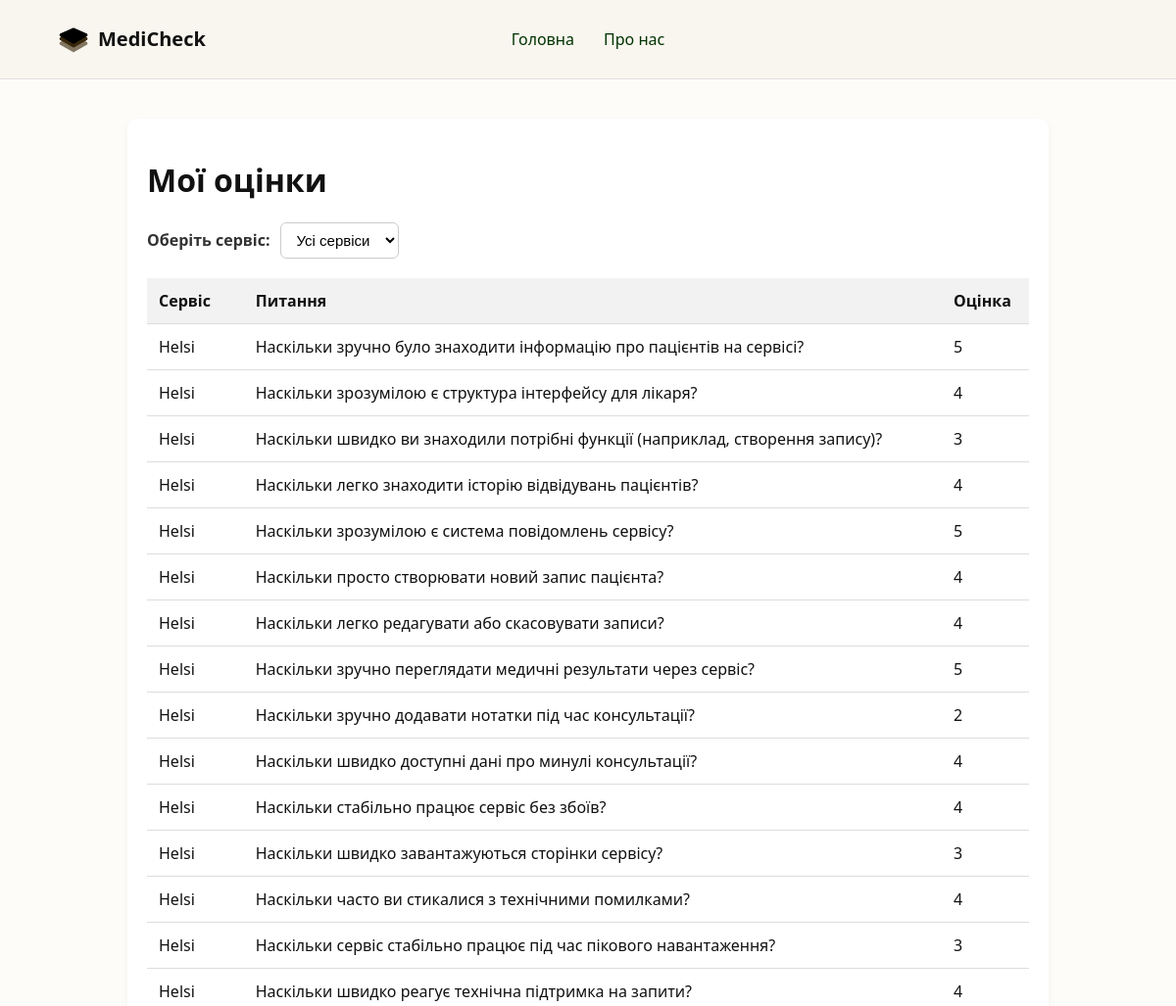
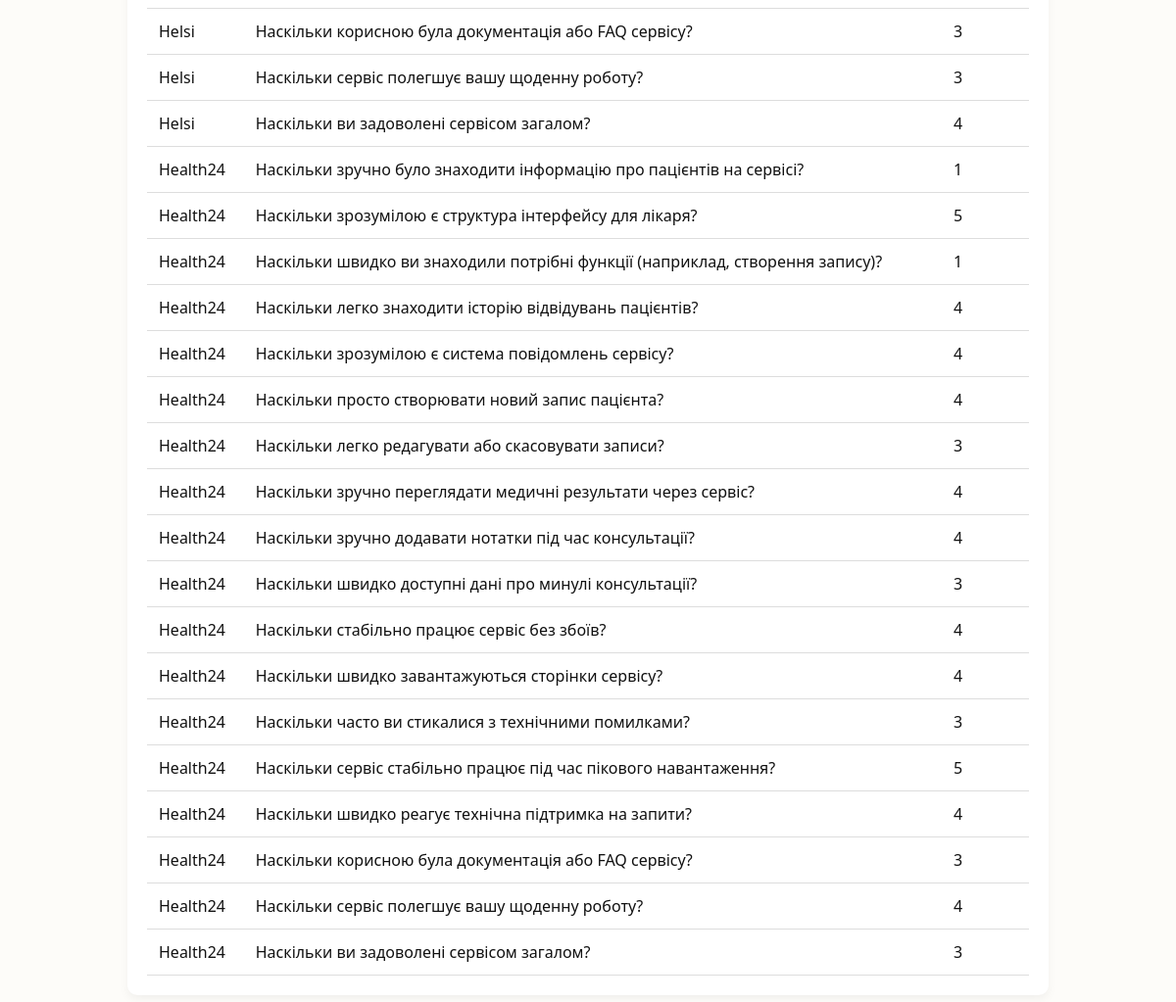
The app's page /patient/ratings/ (signed in) with its own data (2 pictures, top to bottom).
### app/models.py (models this page shows, shortened)
class SurveyAnswer(models.Model):
    user = models.ForeignKey(User, on_delete=models.CASCADE)
    service = models.ForeignKey(MedicalService, on_delete=models.CASCADE)
    question = models.ForeignKey(SurveyQuestion, on_delete=models.CASCADE)
    rating = models.PositiveSmallIntegerField()  # 1-5
    submitted_at = models.DateTimeField(auto_now_add=True)

class MedicalService(models.Model):
    name = models.CharField(max_length=100)
    slug = models.SlugField(unique=True)

class SurveyQuestion(models.Model):
    ROLE_CHOICES = [
        ('patient', 'Пацієнт'),
        ('doctor', 'Лікар'),
    ]
    CATEGORY_CHOICES = [
        ('interface', 'Доступність та зручність інтерфейсу'),
        ('mobile', 'Мобільна адаптація'),
        ('speed', 'Швидкодія та стабільність'),
        ('booking', 'Запис на прийом'),
        ('trust', 'Довіра та безпека'),
        ('general', 'Загальне враження'),
    ]
    text = models.TextField()
    for_role = models.CharField(max_length=10, choices=ROLE_CHOICES)
    category = models.CharField(
        max_length=30,
        choices=CATEGORY_CHOICES,
        default='general'  # 👈 важливо, інакше база зламаєтьс
        )

### app/views.py (the view)
# urls.py: path('patient/ratings/', views.patient_ratings, name='patient_ratings'),
@login_required
def patient_ratings(request):
    user = request.user
    selected_service = request.GET.get('service')
    all_services = SurveyAnswer.objects.filter(user=user).values_list('service__name', flat=True).distinct()
    ratings = SurveyAnswer.objects.filter(user=user).select_related('question', 'service')
    if selected_service:
        ratings = ratings.filter(service__name=selected_service)
    return render(request, 'patient_ratings.html', {
        'ratings': ratings,
        'services': all_services,
        'selected_service': selected_service,
    })

### app/templates/patient_ratings.html (shortened to what this page needs)
{% load static %}
<!DOCTYPE html>
<html lang="uk">
<head>
  <link rel="stylesheet" href="{% static 'css/ratings.css' %}">
</head>
<body>
  <header class="main-header">
    <div class="container">
      <div class="logo">
        <img src="{% static 'img/favicon.png' %}" alt="Логотип">
        <span>MediCheck</span>
      </div>
      <nav class="nav-links">
        <a href="{% url 'index' %}">Головна</a>
        <a href="{% url 'about' %}">Про нас</a>
      </nav>
    </div>
  </header>
  <main class="ratings-content">
    <h1>Мої оцінки</h1>
    <form method="get">
      <label for="service">Оберіть сервіс:</label>
      <select name="service" id="service" onchange="this.form.submit()">
        <option value="">Усі сервіси</option>
      </select>
    </form>
    {% if ratings %}
    <table>
      <thead>
        <tr>
          <th>Сервіс</th>
          <th>Питання</th>
          <th>Оцінка</th>
        </tr>
      </thead>
      <tbody>
        {% for r in ratings %}
        <tr>
          <td>{{ r.service.name }}</td>
          <td>{{ r.question.text }}</td>
          <td>{{ r.rating }}</td>
        </tr>
        {% endfor %}
      </tbody>
    </table>
    {% else %}
      <p>Оцінок для вибраного сервісу не знайдено.</p>
    {% endif %}
  </main>
</body>
</html>

### app/static/css/ratings.css (style rules this page uses)
body { margin: 0; font-family: 'Segoe UI', sans-serif; background-color: #fdfcf9; color: #111; }
.main-header { height: 80px; display: flex; align-items: center; background-color: #f9f6ef; border-bottom: 1px solid #e0e0e0; position: relative; }
.container { max-width: 1200px; margin: 0 auto; width: 100%; display: flex; justify-content: space-between; align-items: center; padding: 0 60px; height: 100%; }
.logo { position: absolute; left: 60px; display: flex; align-items: center; font-weight: bold; font-size: 20px; }
.logo img { width: 30px; margin-right: 10px; }
.nav-links { position: absolute; left: 50%; transform: translateX(-50%); display: flex; gap: 30px; }
.nav-links a { text-decoration: none; color: #003300; font-weight: 500; font-size: 16px; }
.logo { display: flex; align-items: center; font-weight: bold; font-size: 20px; }
.nav-links { display: flex; gap: 30px; }
.nav-links a { text-decoration: none; color: #003300; font-weight: 500; }
.ratings-content { max-width: 900px; margin: 40px auto; padding: 20px; background: white; border-radius: 10px; box-shadow: 0 4px 10px rgba(0,0,0,0.05); }
table { width: 100%; border-collapse: collapse; margin-top: 20px; }
th, td { padding: 12px; border-bottom: 1px solid #ddd; text-align: left; }
th { background-color: #f2f2f2; }
form { margin: 20px 0; display: flex; align-items: center; gap: 10px; }
label[for="service"] { font-weight: bold; font-size: 16px; color: #333; }
select#service { padding: 8px 12px; font-size: 15px; border: 1px solid #ccc; border-radius: 6px; background-color: #fff; transition: border-color 0.3s ease, box-shadow 0.3s ease; cursor: pointer; }

### records on screen
SurveyAnswer: service.name "Helsi", question.text "Наскільки зручно було знаходити інформацію про пацієнтів на сервісі?", rating "5"
SurveyAnswer: service.name "Helsi", question.text "Наскільки зрозумілою є структура інтерфейсу для лікаря?", rating "4"
SurveyAnswer: service.name "Helsi", question.text "Наскільки швидко ви знаходили потрібні функції (наприклад, створення запису)?", rating "3"
SurveyAnswer: service.name "Helsi", question.text "Наскільки легко знаходити історію відвідувань пацієнтів?", rating "4"
SurveyAnswer: service.name "Helsi", question.text "Наскільки зрозумілою є система повідомлень сервісу?", rating "5"
SurveyAnswer: service.name "Helsi", question.text "Наскільки просто створювати новий запис пацієнта?", rating "4"
SurveyAnswer: service.name "Helsi", question.text "Наскільки легко редагувати або скасовувати записи?", rating "4"
SurveyAnswer: service.name "Helsi", question.text "Наскільки зручно переглядати медичні результати через сервіс?", rating "5"
SurveyAnswer: service.name "Helsi", question.text "Наскільки зручно додавати нотатки під час консультації?", rating "2"
SurveyAnswer: service.name "Helsi", question.text "Наскільки швидко доступні дані про минулі консультації?", rating "4"
SurveyAnswer: service.name "Helsi", question.text "Наскільки стабільно працює сервіс без збоїв?", rating "4"
SurveyAnswer: service.name "Helsi", question.text "Наскільки швидко завантажуються сторінки сервісу?", rating "3"
SurveyAnswer: service.name "Helsi", question.text "Наскільки часто ви стикалися з технічними помилками?", rating "4"
SurveyAnswer: service.name "Helsi", question.text "Наскільки сервіс стабільно працює під час пікового навантаження?", rating "3"
SurveyAnswer: service.name "Helsi", question.text "Наскільки швидко реагує технічна підтримка на запити?", rating "4"
SurveyAnswer: service.name "Helsi", question.text "Наскільки корисною була документація або FAQ сервісу?", rating "3"
SurveyAnswer: service.name "Helsi", question.text "Наскільки сервіс полегшує вашу щоденну роботу?", rating "3"
SurveyAnswer: service.name "Helsi", question.text "Наскільки ви задоволені сервісом загалом?", rating "4"
SurveyAnswer: service.name "Health24", question.text "Наскільки зручно було знаходити інформацію про пацієнтів на сервісі?", rating "1"
SurveyAnswer: service.name "Health24", question.text "Наскільки зрозумілою є структура інтерфейсу для лікаря?", rating "5"
SurveyAnswer: service.name "Health24", question.text "Наскільки швидко ви знаходили потрібні функції (наприклад, створення запису)?", rating "1"
SurveyAnswer: service.name "Health24", question.text "Наскільки легко знаходити історію відвідувань пацієнтів?", rating "4"
SurveyAnswer: service.name "Health24", question.text "Наскільки зрозумілою є система повідомлень сервісу?", rating "4"
SurveyAnswer: service.name "Health24", question.text "Наскільки просто створювати новий запис пацієнта?", rating "4"
SurveyAnswer: service.name "Health24", question.text "Наскільки легко редагувати або скасовувати записи?", rating "3"
SurveyAnswer: service.name "Health24", question.text "Наскільки зручно переглядати медичні результати через сервіс?", rating "4"
SurveyAnswer: service.name "Health24", question.text "Наскільки зручно додавати нотатки під час консультації?", rating "4"
SurveyAnswer: service.name "Health24", question.text "Наскільки швидко доступні дані про минулі консультації?", rating "3"
SurveyAnswer: service.name "Health24", question.text "Наскільки стабільно працює сервіс без збоїв?", rating "4"
SurveyAnswer: service.name "Health24", question.text "Наскільки швидко завантажуються сторінки сервісу?", rating "4"
SurveyAnswer: service.name "Health24", question.text "Наскільки часто ви стикалися з технічними помилками?", rating "3"
SurveyAnswer: service.name "Health24", question.text "Наскільки сервіс стабільно працює під час пікового навантаження?", rating "5"
SurveyAnswer: service.name "Health24", question.text "Наскільки швидко реагує технічна підтримка на запити?", rating "4"
SurveyAnswer: service.name "Health24", question.text "Наскільки корисною була документація або FAQ сервісу?", rating "3"
SurveyAnswer: service.name "Health24", question.text "Наскільки сервіс полегшує вашу щоденну роботу?", rating "4"
SurveyAnswer: service.name "Health24", question.text "Наскільки ви задоволені сервісом загалом?", rating "3"
